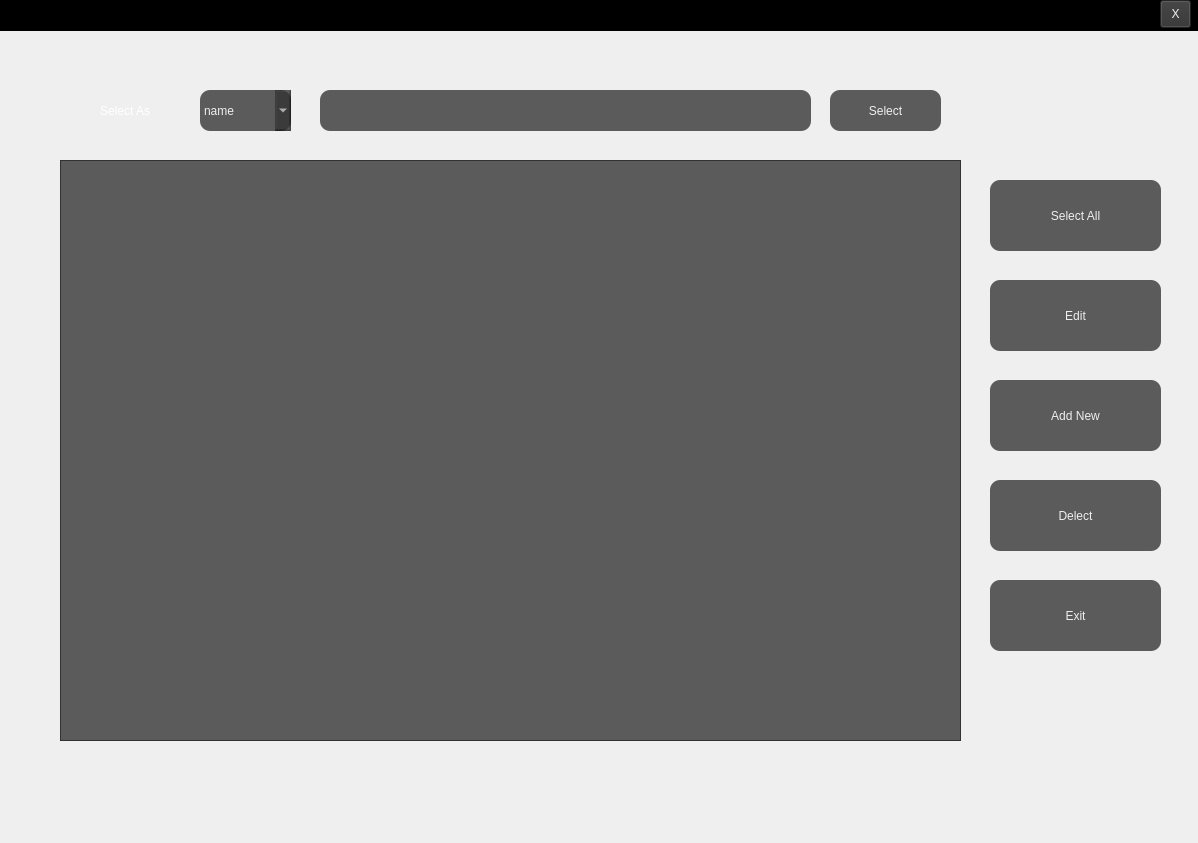
<?xml version="1.0" encoding="UTF-8"?>
<ui version="4.0">
 <class>MainProgram</class>
 <widget class="QWidget" name="MainProgram">
  <property name="geometry">
   <rect>
    <x>0</x>
    <y>0</y>
    <width>1198</width>
    <height>843</height>
   </rect>
  </property>
  <property name="windowTitle">
   <string>Form</string>
  </property>
  <widget class="QFrame" name="frame">
   <property name="geometry">
    <rect>
     <x>-20</x>
     <y>30</y>
     <width>1221</width>
     <height>821</height>
    </rect>
   </property>
   <property name="styleSheet">
    <string notr="true">#frame{
background-image: url(:/4.png);

}</string>
   </property>
   <property name="frameShape">
    <enum>QFrame::StyledPanel</enum>
   </property>
   <property name="frameShadow">
    <enum>QFrame::Raised</enum>
   </property>
   <widget class="QComboBox" name="comboBox">
    <property name="geometry">
     <rect>
      <x>220</x>
      <y>60</y>
      <width>91</width>
      <height>41</height>
     </rect>
    </property>
    <property name="styleSheet">
     <string notr="true">background:rgb(50,50,50,200);
color: #efefef;
border-radius:10px;
padding:2px 4px;
font: 10pt &quot;微软雅黑&quot;;</string>
    </property>
    <item>
     <property name="text">
      <string>name</string>
     </property>
    </item>
    <item>
     <property name="text">
      <string>code</string>
     </property>
    </item>
    <item>
     <property name="text">
      <string>model</string>
     </property>
    </item>
    <item>
     <property name="text">
      <string>type</string>
     </property>
    </item>
    <item>
     <property name="text">
      <string>camp</string>
     </property>
    </item>
   </widget>
   <widget class="QLabel" name="label">
    <property name="geometry">
     <rect>
      <x>120</x>
      <y>60</y>
      <width>101</width>
      <height>41</height>
     </rect>
    </property>
    <property name="styleSheet">
     <string notr="true">color: rgb(255, 255, 255);
font: 10pt &quot;微软雅黑&quot;;</string>
    </property>
    <property name="text">
     <string>Select As</string>
    </property>
    <property name="scaledContents">
     <bool>false</bool>
    </property>
   </widget>
   <widget class="QLineEdit" name="lineEdit">
    <property name="geometry">
     <rect>
      <x>340</x>
      <y>60</y>
      <width>491</width>
      <height>41</height>
     </rect>
    </property>
    <property name="styleSheet">
     <string notr="true">background:rgb(50,50,50,200);
color: #efefef;
border-radius:10px;
padding:2px 4px;
font: 10pt &quot;微软雅黑&quot;;</string>
    </property>
   </widget>
   <widget class="QPushButton" name="pushButton">
    <property name="geometry">
     <rect>
      <x>1010</x>
      <y>150</y>
      <width>171</width>
      <height>71</height>
     </rect>
    </property>
    <property name="styleSheet">
     <string notr="true">background:rgb(50,50,50,200);
color: #efefef;
border-radius:10px;
padding:2px 4px;
font: 10pt &quot;微软雅黑&quot;;</string>
    </property>
    <property name="text">
     <string>Select All</string>
    </property>
   </widget>
   <widget class="QPushButton" name="pushButton_2">
    <property name="geometry">
     <rect>
      <x>850</x>
      <y>60</y>
      <width>111</width>
      <height>41</height>
     </rect>
    </property>
    <property name="styleSheet">
     <string notr="true">background:rgb(50,50,50,200);
color: #efefef;
border-radius:10px;
padding:2px 4px;
font: 10pt &quot;微软雅黑&quot;;</string>
    </property>
    <property name="text">
     <string>Select</string>
    </property>
   </widget>
   <widget class="QPushButton" name="pushButton_3">
    <property name="geometry">
     <rect>
      <x>1010</x>
      <y>450</y>
      <width>171</width>
      <height>71</height>
     </rect>
    </property>
    <property name="styleSheet">
     <string notr="true">background:rgb(50,50,50,200);
color: #efefef;
border-radius:10px;
padding:2px 4px;
font: 10pt &quot;微软雅黑&quot;;</string>
    </property>
    <property name="text">
     <string>Delect</string>
    </property>
   </widget>
   <widget class="QPushButton" name="pushButton_6">
    <property name="geometry">
     <rect>
      <x>1010</x>
      <y>250</y>
      <width>171</width>
      <height>71</height>
     </rect>
    </property>
    <property name="styleSheet">
     <string notr="true">background:rgb(50,50,50,200);
color: #efefef;
border-radius:10px;
padding:2px 4px;
font: 10pt &quot;微软雅黑&quot;;</string>
    </property>
    <property name="text">
     <string>Edit</string>
    </property>
   </widget>
   <widget class="QPushButton" name="pushButton_5">
    <property name="geometry">
     <rect>
      <x>1010</x>
      <y>350</y>
      <width>171</width>
      <height>71</height>
     </rect>
    </property>
    <property name="styleSheet">
     <string notr="true">background:rgb(50,50,50,200);
color: #efefef;
border-radius:10px;
padding:2px 4px;
font: 10pt &quot;微软雅黑&quot;;</string>
    </property>
    <property name="text">
     <string>Add New</string>
    </property>
   </widget>
   <widget class="QTableView" name="tableView">
    <property name="geometry">
     <rect>
      <x>80</x>
      <y>130</y>
      <width>901</width>
      <height>581</height>
     </rect>
    </property>
    <property name="styleSheet">
     <string notr="true">#tableView{
color: #efefef;
background:rgb(50,50,50,200);
font: 14pt &quot;微软雅黑&quot;;
padding:2px 4px;
}
</string>
    </property>
   </widget>
   <widget class="QPushButton" name="pushButton_4">
    <property name="geometry">
     <rect>
      <x>1010</x>
      <y>550</y>
      <width>171</width>
      <height>71</height>
     </rect>
    </property>
    <property name="styleSheet">
     <string notr="true">background:rgb(50,50,50,200);
color: #efefef;
border-radius:10px;
padding:2px 4px;
font: 10pt &quot;微软雅黑&quot;;</string>
    </property>
    <property name="text">
     <string>Exit</string>
    </property>
   </widget>
  </widget>
  <widget class="QFrame" name="frame_2">
   <property name="geometry">
    <rect>
     <x>0</x>
     <y>0</y>
     <width>1201</width>
     <height>31</height>
    </rect>
   </property>
   <property name="styleSheet">
    <string notr="true">background-color:rgb(50,50,50,300);</string>
   </property>
   <property name="frameShape">
    <enum>QFrame::StyledPanel</enum>
   </property>
   <property name="frameShadow">
    <enum>QFrame::Raised</enum>
   </property>
   <widget class="QPushButton" name="pushButton_7">
    <property name="geometry">
     <rect>
      <x>1160</x>
      <y>0</y>
      <width>31</width>
      <height>28</height>
     </rect>
    </property>
    <property name="styleSheet">
     <string notr="true">background:rgb(50,50,50,200);
font: 10pt &quot;BIZ UDPGothic&quot;;
color: #efefef;
padding:2px 4px;

</string>
    </property>
    <property name="text">
     <string>X</string>
    </property>
   </widget>
  </widget>
 </widget>
 <resources/>
 <connections/>
</ui>
